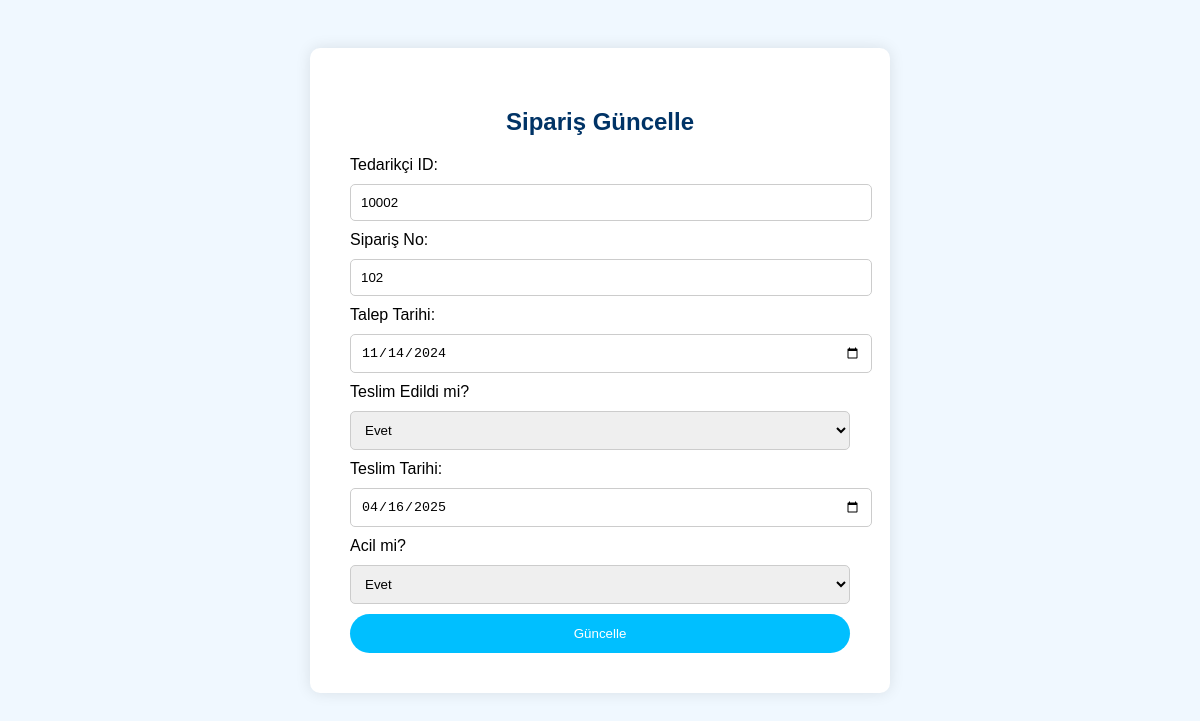
Screenshot of /orders_update.php?id=1 with the database file from the repository.
### tables this page shows
CREATE TABLE `orders` (
  `id` int(11) NOT NULL,
  `tedarikci_id` int(11) DEFAULT NULL,
  `siparis_no` varchar(100) DEFAULT NULL,
  `talep_tarihi` date DEFAULT NULL,
  `teslim_edildi` enum('Evet','Hayir') DEFAULT NULL,
  `teslim_tarihi` date DEFAULT NULL,
  `acil` enum('Evet','Hayir') DEFAULT NULL
);

### orders_update.php (the view, shortened to what this page needs)
<?php
include "config.php";
$id = $_GET['id'];
$sql = "SELECT * FROM orders WHERE id = ?";
$stmt = $baglan->prepare($sql);
$stmt->bind_param("i", $id);
$stmt->execute();
$result = $stmt->get_result();
$row = $result->fetch_assoc();
?>
<!DOCTYPE html>
<html lang="tr">
<head>
</head>
<body>
<div class="form-box">
  <h2>Sipariş Güncelle</h2>
  <form method="POST">
    <label>Tedarikçi ID:</label>
    <input type="number" name="tedarikci_id" value="<?= $row['tedarikci_id'] ?>" required>
    <label>Sipariş No:</label>
    <input type="text" name="siparis_no" value="<?= $row['siparis_no'] ?>" required>
    <label>Talep Tarihi:</label>
    <input type="date" name="talep_tarihi" value="<?= $row['talep_tarihi'] ?>" required>
    <label>Teslim Edildi mi?</label>
    <select name="teslim_edildi" required>
      <option value="Evet" <?= $row['teslim_edildi'] == 'Evet' ? 'selected' : '' ?>>Evet</option>
    </select>
    <label>Teslim Tarihi:</label>
    <input type="date" name="teslim_tarihi" value="<?= $row['teslim_tarihi'] ?>">
    <label>Acil mi?</label>
    <select name="acil" required>
      <option value="Evet" <?= $row['acil'] == 'Evet' ? 'selected' : '' ?>>Evet</option>
    </select>
    <button type="submit" class="btn">Güncelle</button>
  </form>
</div>
</body>
</html>

### orders_update.php (style rules this page uses)
body { font-family: Arial, sans-serif; background: #f0f8ff; padding: 40px; }
.form-box { background-color: white; padding: 40px; border-radius: 10px; max-width: 500px; margin: 0 auto; box-shadow: 0 0 15px rgba(0,0,0,0.1); }
h2 { text-align: center; color: #003366; }
input, select { width: 100%; padding: 10px; margin: 10px 0; border-radius: 5px; border: 1px solid #ccc; }
.btn { background-color: #00bfff; color: white; border: none; padding: 12px 20px; border-radius: 30px; cursor: pointer; transition: 0.3s; width: 100%; }

### rows the page displays
orders: tedarikci_id "10002", siparis_no "102", talep_tarihi "11/14/2024", teslim_edildi "Evet", teslim_tarihi "04/16/2025", acil "Evet"
